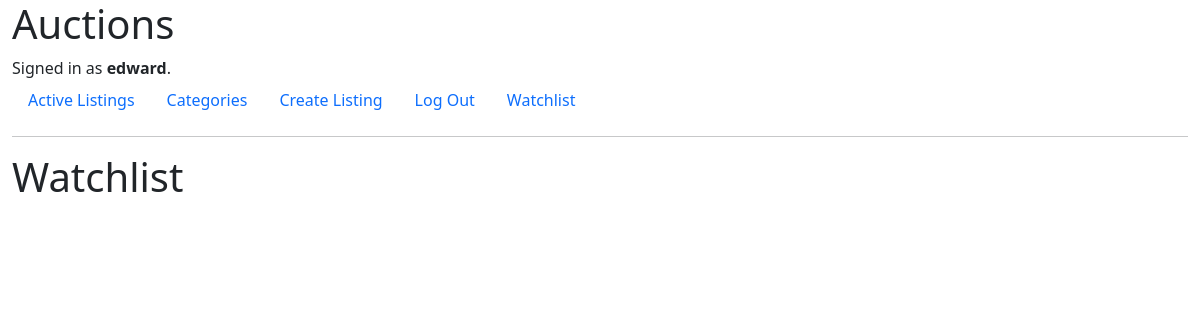
/watchlist/ (signed in), run on an earlier commit of the app's database.
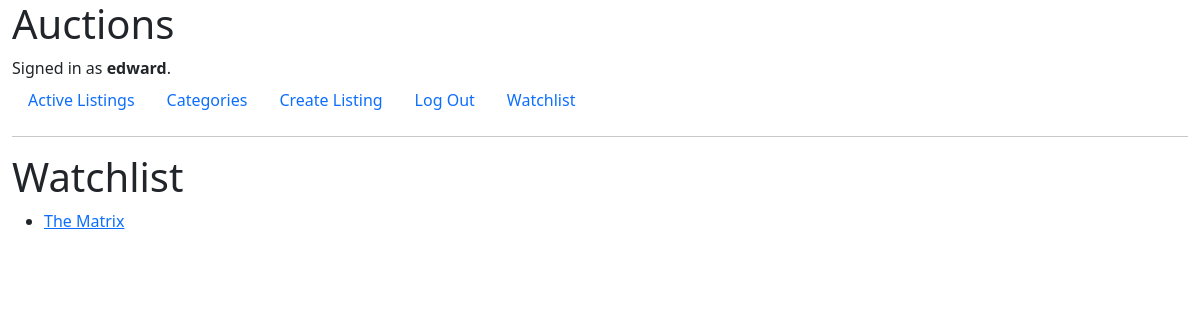
And on a later commit of the database.
### auctions/models.py (models this page shows, shortened)
class User(AbstractUser):
    def __str__(self):
        return f"{self.username}"

class Listing(models.Model):
    title = models.CharField(max_length=80)
    description = models.TextField()
    price = models.DecimalField(decimal_places=2, max_digits=19)
    url = models.URLField(default='')
    category = models.CharField(max_length=80, default='', blank=True)
    user = models.ForeignKey(User, on_delete=models.CASCADE, related_name="user_listings")
    active = BooleanField(default=True)
    winner = models.OneToOneField(User, default=None, blank=True, null=True, on_delete=SET_NULL)

### auctions/views.py (the view)
# urls.py: path("watchlist/", views.watchlist, name="watchlist"),
@login_required
def watchlist(request):
    watchlist = Watchlist.objects.get(user=request.user)
    return render(request, "auctions/watchlist.html", {
        "watchlist": watchlist
    })

### auctions/templates/auctions/watchlist.html
{% extends "auctions/layout.html" %}
{% block body %}
<h1>Watchlist</h1>
<ul>
    {% for listing in watchlist.listings.all %}
        <li>
            <a href="{% url 'listing' listing.id %}">{{ listing.title }}</a>
        </li>
    {% endfor %}
</ul>
{% endblock %}

### auctions/templates/auctions/layout.html (shortened to what this page needs)
{% load static %}
<!DOCTYPE html>
<html lang="en">
    <head>
        <link href="https://cdn.jsdelivr.net/npm/bootstrap@5.1.0/dist/css/bootstrap.min.css" rel="stylesheet">
        <link href="{% static 'auctions/styles.css' %}" rel="stylesheet">
    </head>
    <body class="container-fluid">
        <h1>Auctions</h1>
        <div>
            {% if user.is_authenticated %}
                Signed in as <strong>{{ user.username }}</strong>.
            {% else %}
                Not signed in.
            {% endif %}
        </div>
        <ul class="nav">
            <li class="nav-item">
                <a class="nav-link" href="{% url 'index' %}">Active Listings</a>
            </li>
            <li class="nav-item">
                <a class="nav-link" href="{% url 'categories' %}">Categories</a>
            </li>
            {% if user.is_authenticated %}
                <li class="nav-item">
                    <a class="nav-link" href="{% url 'create' %}">Create Listing</a>
                </li>
                <li class="nav-item">
                    <a class="nav-link" href="{% url 'logout' %}">Log Out</a>
                </li>
                <li class="nav-item">
                    <a class="nav-link" href="{% url 'watchlist' %}">Watchlist</a>
                </li>
            {% endif %}
        </ul>
        <hr>
        {% block body %}
        {% endblock %}
    </body>
</html>

What changed in the data, as far as the page shows it:
now on this page (row edited): Listing: title "The Matrix"
